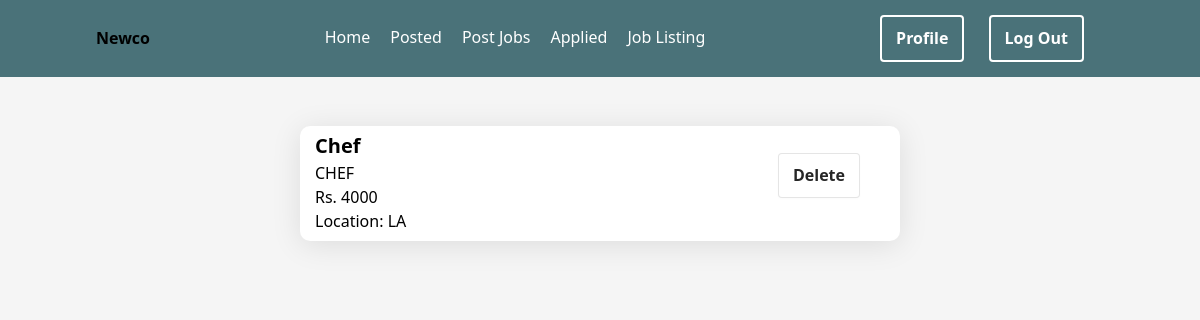
Before: /newco/posts (signed in) with the older database file.
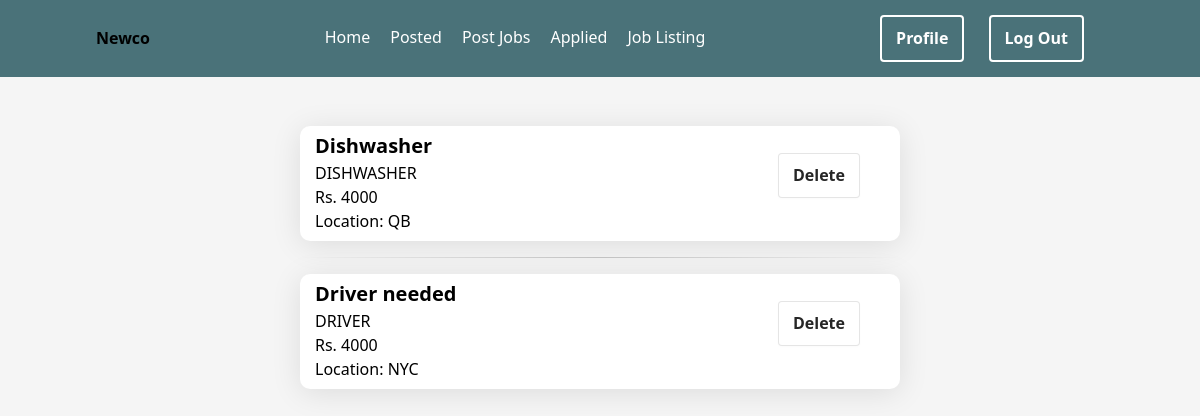
After: the same page with the newer database file.
### newco/models.py (models this page shows, shortened)
class Job(models.Model):
    user = models.ForeignKey(User,on_delete=models.CASCADE)
    title = models.CharField(max_length=255)
    description = models.TextField()
    job_specification = models.CharField(max_length=255)
    salary = models.CharField(max_length=32)
    location = models.CharField(max_length=32)
    people_applied = models.IntegerField(default=0)
    applied = models.ManyToManyField(User,related_name='users_applied',blank=True)

### newco/views.py (the view)
# urls.py: path('posts',views.posts,name='newco-posted'),
@login_required
def posts(request):
    job = Job.objects.filter(user=request.user)
    if job.count() == 0:
        job = None
    else:
        job = reversed(job)
    return render(request,'newco/postedjobs.html',{'jobs':job})

### newco/templates/newco/postedjobs.html (shortened to what this page needs)
{% extends 'newco/layout.html' %}
{% block body %}
{% if jobs %}
<div class="w-100 h-auto center">
    <div class="w-50 d-block m-3">
        {% for job in jobs %}
        <hr>
            <a href="post/{{ job.id }}" class="w-100">
                <div class="post column form w-100 flex-row">
                    <div class="flex-column w-100">
                        <div class="w-100 lead" style="font-weight: 600;">
                            {{ job.title }}
                        </div>
                        <div class="w-100 ">{{ job.job_specification }}</div>
                        <div class="w-100 ">Rs. {{ job.salary }}</div>
                        <div class="w-100 " >Location: {{ job.location }}</div>
                    </div>
                </a>
                {% if request.user == job.user %}
                    <div class="w-25 center" style="height: 90px;"><a href="delete/{{ job.id }}"><button type="button" class="del-btn">Delete</button></a></div>
                {% else %}
                    <div class="w-25 center" style="height: 90px;"><a href="unapply/{{ job.id }}"><button type="button" class="del-btn">Unapply</button></a></div>
                {% endif %}
            </div>
        {% endfor %}
    </div>
{% elif request.user not in job.applied.all %}
    <div class="w-100 h-75 center">
        <div class="display-6 h1" >You haven't applied any jobs yet</div>
    </div>
{% else %}
    <div class="w-100 h-75 center">
        <div class="display-6 h1" >You haven't posted any jobs yet</div>
    </div>
{% endif %}
{% endblock %}

### newco/templates/newco/layout.html (shortened to what this page needs)
{% load static %}
<html lang="en">
<head>
    <link href="https://cdn.jsdelivr.net/npm/bootstrap@5.3.2/dist/css/bootstrap.min.css" rel="stylesheet">
    <link rel="stylesheet" href="{% static 'newco/log.reg.styles.css' %}">
    <link rel="stylesheet" href="{% static 'newco/styles.css' %}">
</head>
<body>
    {% block nav-header %}
    <header>
        <div class="site-name">Newco</div>
        <nav class="navbar">
            <a class="navbar-item" href="{% url 'newco-home' %}">Home</a>
            {% if user.is_authenticated %}
                <a class="navbar-item" href="{% url 'newco-posted' %}">Posted</a>
                <a class="navbar-item" href="{% url 'newco-add-job' %}">Post Jobs</a>
                <a class="navbar-item" href="{% url 'newco-apply' %}">Applied</a>
            {% endif %}
            <a class="navbar-item" href="{% url 'newco-listings' %}">Job Listing</a>
        </nav>
        <div class="nav-buttons">
            {% block nav-icons %}
                {% if user.is_authenticated %}
                    <a href="{% url 'newco-profile' request.user.username %}"><button>Profile</button></a>
                    <a href="{% url 'newco-logout' %}"><button class="logout-btn">Log Out</button></a>
                {% else %}
                    <a href="{% url 'newco-register' %}"><button>Register</button></a>
                    <a href="{% url 'newco-login' %}"><button>Log In</button></a>
                {% endif %}
            {% endblock %}
        </div>
    </header>
    {% endblock %}
    {% block body %}
    {% endblock %}
</body>
</html>

### newco/static/newco/log.reg.styles.css (style rules this page uses)
.form { width: 380px; height: 500px; display: flex; flex-direction: column; border-radius: 15px; background-color: white; box-shadow: 0 4px 30px rgba(0, 0, 0, 0.1); transition: .4s ease-in-out; }

### newco/static/newco/styles.css (style rules this page uses)
* { font-family: 'Segoe UI'; margin: 0; padding: 0; color: black; background-color: #f5f5f5; }
.center { display: flex; justify-content: center; align-items: center; }
div { background: transparent; }
body { background-color: #f5f5f5; }
button { background-color: #FFFFFF; border: 1px solid rgba(0, 0, 0, 0.1); border-radius: .25rem; box-shadow: rgba(0, 0, 0, 0.02) 0 1px 3px 0; color: rgba(0, 0, 0, 0.85); cursor: pointer; display: inline-flex; font-size: 16px; font-weight: 600; justify-content: center; line-height: 1.05; min-height: 1rem; padding: calc(.875rem - 1px) calc(1.5rem - 10px); text-decoration: none; transition: all 250ms; user-select: none; -webkit-user-select: none; touch-action: manipulation; vertical-align: baseline; width: fit-content; }
a { text-decoration: none; background: transparent; }
header { display: flex; justify-content: space-between; align-items: center; padding: 15px 8%; background-color: #4a7279; }
.site-name { font-family: 'Segoe UI', Tahoma, Geneva, Verdana, sans-serif; font-weight: 700; background:transparent; }
.navbar { background: transparent; color: black; padding: 0px 20px; }
.navbar-item { text-decoration: none; font-weight: 500; margin: 10px; background: transparent; color: white; border-bottom: 2px #ffffff00 solid; transition: all 0.3s ease-in-out; }
.nav-buttons { background: transparent; }
.nav-buttons button { background-color:#afdfebb6; background-color:transparent; color: white; border:2px white solid; }
.nav-buttons button:first-child { margin-right: 20px; }
.bg-transparent, * { background: transparent; }
.post { background: white; height: 115px; transition: all 0.8s ease; border-radius: 10px; padding-top: 5px; padding-bottom: 25px; padding-right: 25px; padding-left: 15px; overflow: hidden; }
hr { border: 0; height: 1px; background-image: linear-gradient(to right, rgba(0, 0, 0, 0), rgba(0, 0, 0, 0.75), rgba(0, 0, 0, 0)); }

Changed rows visible on the page:
removed Job: title "Chef", job_specification "CHEF", salary "4000", location "LA"
added Job: title "Dishwasher", job_specification "DISHWASHER", salary "4000", location "QB"
added Job: title "Driver needed", job_specification "DRIVER", salary "4000", location "NYC"
